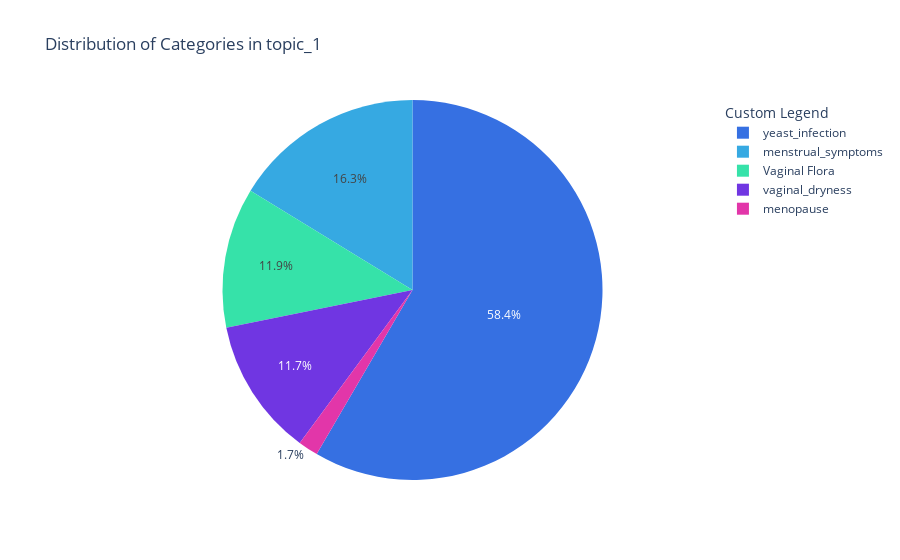

Write notebook code for a chart like this one.
### Code cell
# Calculate the value counts of each category
category_counts = df['topic_1'].value_counts()

# Calculate the percentages
category_percentages = category_counts / category_counts.sum() * 100

# Create a DataFrame with category labels and percentages
data = pd.DataFrame({'Category': category_percentages.index, 'Percentage': category_percentages})

# Create a pie chart using Plotly Express
fig = px.pie(data, values='Percentage', names='Category',
             title='Distribution of Categories in topic_1',
             color_discrete_sequence=PERMEA_COLOR_WHEEL_5_STATISTICS)


# Update the legend title
fig.update_layout(legend_title_text='Custom Legend')

# show plot
fig.show()

### Figure 1 — Plotly figure (JSON) as saved in the notebook; plotly's stock layout.template omitted (floating-point values rounded to 4 significant figures)
{"data": [{"domain": {"x": [0, 1], "y": [0, 1]}, "hovertemplate": "Category=%{label}<br>Percentage=%{value}<extra></extra>", "labels": ["yeast_infection", "menstrual_symptoms", "Vaginal Flora", "vaginal_dryness", "menopause"], "legendgroup": "", "name": "", "showlegend": true, "type": "pie", "values": [58.41, 16.25, 11.93, 11.7, 1.705]}], "layout": {"legend": {"title": {"text": "Custom Legend"}, "tracegroupgap": 0}, "piecolorway": ["rgb(54, 112, 226)", "rgb(54, 169, 226)", "rgb(54, 226, 169)", "rgb(112, 54, 226)", "rgb(226, 54, 169)"], "title": {"text": "Distribution of Categories in topic_1"}}}
